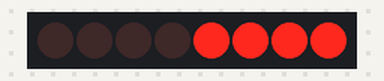
Bench run of a sketch on a simulated Arduino Uno, built with avr-gcc and run on an emulated ATmega328P. Parts: 8 shift-register outputs drawn as a row of LEDs (first output left, lit = HIGH). Wiring (inferred from the names in the program): shift register (74HC595): data pin 11; shift clock pin 12; latch pin 8. Wiring (inferred from the signals the program sends): row of LEDs: on Q0, Q1, Q2, Q3, Q4, Q5, Q6, Q7.

Above: at 1.0 s.
At 3.0 s:
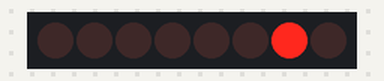
At 5.0 s:
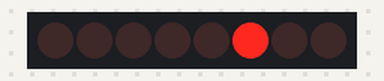
At 7.0 s:
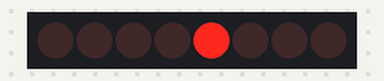
At 9.0 s:
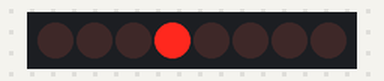
Timing chart, 0 to 13.0 s (numbered marks = the images above):
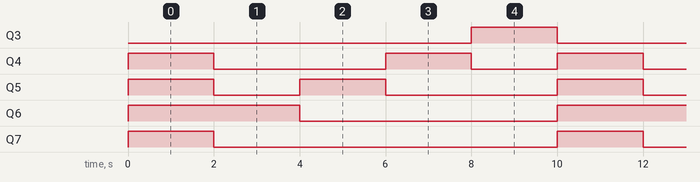

Measured:
- by itself, Q3, Q7: alternates HIGH for 2.0 s and LOW for 8.0 s
- by itself, Q4: repeats every 10.0 s: LOW 4.0 s, HIGH 2.0 s, LOW 2.0 s, HIGH 2.0 s
- by itself, Q5: repeats every 10.0 s: LOW 2.0 s, HIGH 2.0 s, LOW 4.0 s, HIGH 2.0 s
- by itself, Q6: alternates HIGH for 4.0 s and LOW for 6.0 s

The sketch:

matriz.ino
```cpp
//Pin connected to ST_CP of 74HC595
int latchPin = 8;
//Pin connected to SH_CP of 74HC595
int clockPin = 12;
////Pin connected to DS of 74HC595
int dataPin = 11;

void setup() {
  //set pins to output because they are addressed in the main loop
  pinMode(latchPin, OUTPUT);
  pinMode(clockPin, OUTPUT);
  pinMode(dataPin, OUTPUT);
}

void loop() {
  //count up routine
  for (int j = 0; j < 5; j++) {
       int eixoX[] = {0xf, 2 , 4 , 8 , 16};
  int indice = 1;
    //ground latchPin and hold low for as long as you are transmitting
    digitalWrite(latchPin, LOW);
    shiftOut(dataPin, clockPin, LSBFIRST, eixoX[j]);
    //return the latch pin high to signal chip that it
    //no longer needs to listen for information
    digitalWrite(latchPin, HIGH);
    delay(2000);
    indice++;


  }
}
```
